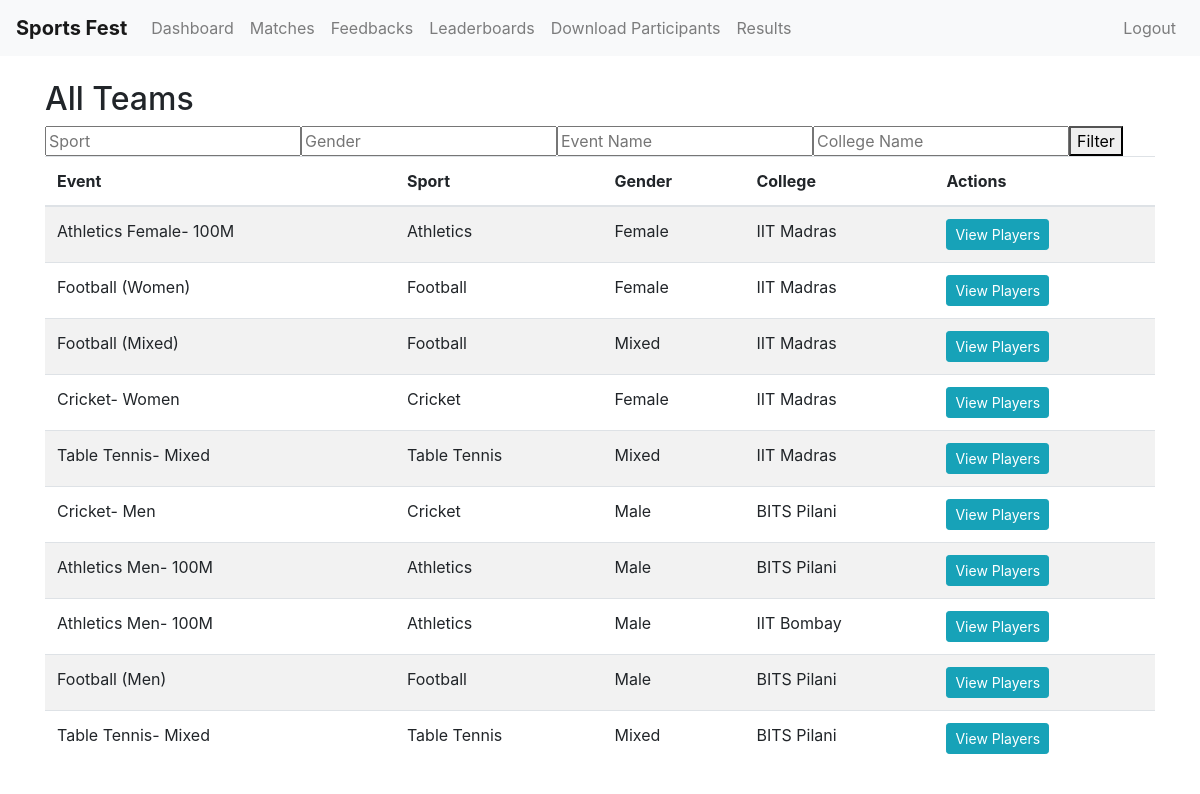
Screenshot of /organizer/teams/ (signed in) with the database file from the repository.
### management/models.py (models this page shows, shortened)
class Team(models.Model):
    event = models.ForeignKey(Event, on_delete=models.CASCADE)
    college = models.ForeignKey(College, on_delete=models.CASCADE)
    members = models.ManyToManyField(ParticipantProfile, blank=True)
    captain= models.ForeignKey(ParticipantProfile, related_name="captain_teams", on_delete=models.SET_NULL, null=True, blank=True)
    gender = models.CharField(max_length=50, choices=[("Male", "Male"), ("Female", "Female"), ("Mixed", "Mixed")])

class Event(models.Model):
    GENDER_CHOICES = (
        ('Male', 'Male'),
        ('Female', 'Female'),
        ('Mixed', 'Mixed'),
    )
    name = models.CharField(max_length=100)  # e.g., Athletics Men - 100M
    sport = models.CharField(max_length=50)
    gender = models.CharField(max_length=10, choices=GENDER_CHOICES)
    max_team_members = models.PositiveIntegerField(default=1)

class College(models.Model):
    name = models.CharField(max_length=255, unique=True)

### management/views.py (the view)
# urls.py: path('organizer/teams/', views.list_teams, name='list_teams'),
@staff_member_required
def list_teams(request):
    teams = Team.objects.select_related('event', 'college').all()
    sport_filter = request.GET.get('sport', '').strip()
    gender_filter = request.GET.get('gender', '').strip()
    event_filter = request.GET.get('event', '').strip()
    college_filter = request.GET.get('college', '').strip()
    filters = Q()
    if sport_filter:
        filters &= Q(event__sport__icontains=sport_filter)
    if gender_filter:
        filters &= Q(event__gender__iexact=gender_filter)
    if event_filter:
        filters &= Q(event__name__icontains=event_filter)
    if college_filter:
        filters &= Q(college__name__icontains=college_filter)
    teams = teams.filter(filters)
    return render(request, 'management/list_teams.html', {'teams': teams})

### management/templates/management/list_teams.html
{% extends "management/base.html" %}
{% load static %}
{% block content %}
<h2>All Teams</h2>
<form method="GET" class="form-inline">
    <input type="text" name="sport" placeholder="Sport" value="{{ request.GET.sport }}" />
    <input type="text" name="gender" placeholder="Gender" value="{{ request.GET.gender }}" />
    <input type="text" name="event" placeholder="Event Name" value="{{ request.GET.event }}" />
    <input type="text" name="college" placeholder="College Name" value="{{ request.GET.college }}" />
    <button type="submit">Filter</button>
</form>
<table class="table table-striped">
    <thead>
        <tr>
            <th>Event</th>
            <th>Sport</th>
            <th>Gender</th>
            <th>College</th>
            <th>Actions</th>
        </tr>
    </thead>
    <tbody>
        {% for team in teams %}
        <tr>
            <td>{{ team.event.name }}</td>
            <td>{{ team.event.sport }}</td>
            <td>{{ team.event.gender }}</td>
            <td>{{ team.college.name }}</td>
            <td>
                <a href="{% url 'college_events_team' team.id %}" class="btn btn-info btn-sm">View Players</a>
            </td>
        </tr>
        {% empty %}
        <tr><td colspan="5">No teams found.</td></tr>
        {% endfor %}
    </tbody>
</table>
{% endblock %}

### rows the page displays
Team: event.name "Athletics Female- 100M", event.sport "Athletics", event.gender "Female", college.name "IIT Madras"
Team: event.name "Football (Women)", event.sport "Football", event.gender "Female", college.name "IIT Madras"
Team: event.name "Football (Mixed)", event.sport "Football", event.gender "Mixed", college.name "IIT Madras"
Team: event.name "Cricket- Women", event.sport "Cricket", event.gender "Female", college.name "IIT Madras"
Team: event.name "Table Tennis- Mixed", event.sport "Table Tennis", event.gender "Mixed", college.name "IIT Madras"
Team: event.name "Cricket- Men", event.sport "Cricket", event.gender "Male", college.name "BITS Pilani"
Team: event.name "Athletics Men- 100M", event.sport "Athletics", event.gender "Male", college.name "BITS Pilani"
Team: event.name "Athletics Men- 100M", event.sport "Athletics", event.gender "Male", college.name "IIT Bombay"
Team: event.name "Football (Men)", event.sport "Football", event.gender "Male", college.name "BITS Pilani"
Team: event.name "Table Tennis- Mixed", event.sport "Table Tennis", event.gender "Mixed", college.name "BITS Pilani"
